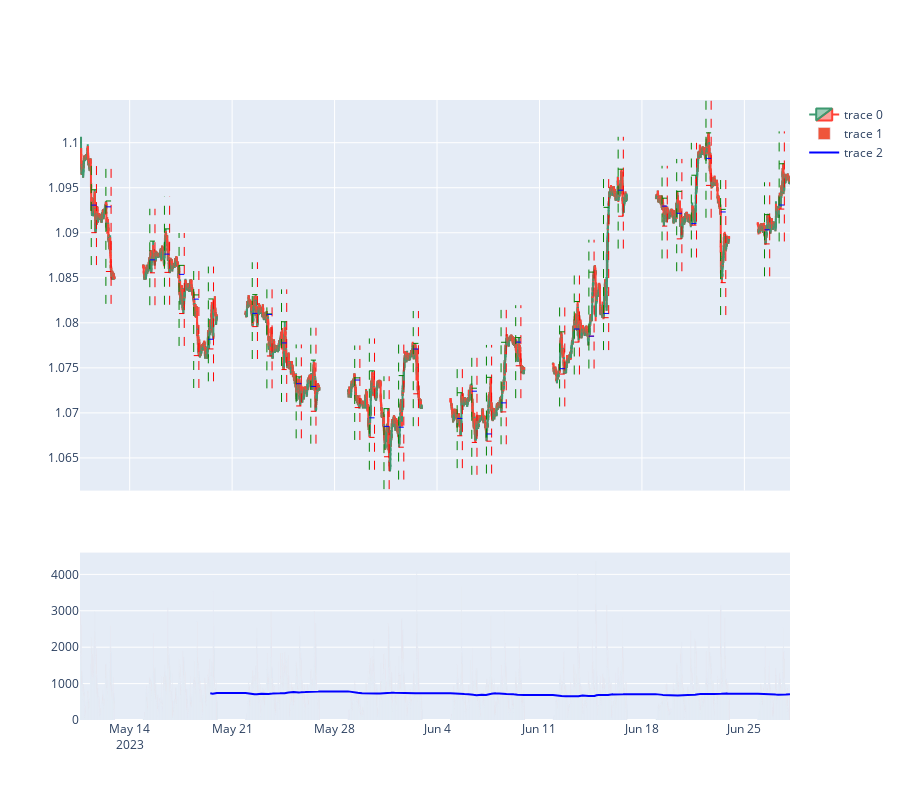

Notebook code for this chart:
### Markdown cell above
# Visual

### Code cell
# Crear una figura con subtramas
fig = make_subplots(rows=2, cols=1, shared_xaxes=True, vertical_spacing=0.1, row_heights=[0.7, 0.3])

#VELAS
# Agregar las velas a la subtrama superior
fig.add_trace(go.Candlestick(x=df.index,
                             open=df['open'],
                             high=df['high'],
                             low=df['low'],
                             close=df['close']),
              row=1, col=1)

#VOLUMEN
# Agregar el volumen a la subtrama inferior
fig.add_trace(go.Bar(x=df.index, y=df['volume']),
              row=2, col=1)

fig.add_trace(go.Scatter(x=df.index, y=df['volume_ma'], line=dict(color='blue')),
              row=2, col=1)



#SESIÓN LONDRES
precios_max = df[df['london'] == '1']['high']
precios_min = df[df['london'] == '1']['low']


# Obtener los índices donde df['london'] cambia de 0 a 1 y de 1 a 0
indices_inicio = df[(df['london'] == '1') & (df['london'].shift(1) == '0')].index
indices_fin = df[(df['london'] == '0') & (df['london'].shift(1) == '1')].index
if len(indices_fin) > len(indices_inicio):
    indices_fin = indices_fin[1:]
# Calcular el rango de precios para ajustar el tamaño de las líneas verticales
rango_precios = max(precios_max) - min(precios_min)
# Agregar líneas verticales para marcar el inicio y el final de la sesión de Londres
for inicio, fin in zip(indices_inicio, indices_fin):
    # Obtener los precios máximo y mínimo en el período de la sesión de Londres
    precio_max_periodo = max(precios_max.loc[inicio:fin])
    precio_min_periodo = min(precios_min.loc[inicio:fin])

    # Ajustar las coordenadas y0 y y1 de las líneas verticales según el rango de precios
    y0 = precio_min_periodo - 0.1 * rango_precios
    y1 = precio_max_periodo + 0.1 * rango_precios
    fig.add_shape(
        type='line',
        x0=inicio,
        y0=y0,
        x1=inicio,
        y1=y1,
        line=dict(color='green', width=1, dash='dash'),
    )
    fig.add_shape(
        type='line',
        x0=fin,
        y0=y0,
        x1=fin,
        y1=y1,
        line=dict(color='red', width=1, dash='dash'),
    )
    # Obtener los precios máximo y mínimo en el período de la sesión de Londres
    fig.add_shape(
        type='line',
        x0=inicio,
        y0=precio_max_periodo,
        x1=fin,
        y1=precio_max_periodo,
        line=dict(color='green', width=1, dash='dash'),
    )
    fig.add_shape(
        type='line',
        x0=inicio,
        y0=precio_min_periodo,
        x1=fin,
        y1=precio_min_periodo,
        line=dict(color='red', width=1, dash='dash'),
    )
    # Obtener el precio de apertura de la sesión de Londres
    precio_apertura = df.loc[inicio, 'open']

    # Ajustar las coordenadas y0 y y1 de las líneas horizontales según el rango de precios
    y = precio_apertura
    fig.add_shape(
        type='line',
        x0=inicio,
        y0=y,
        x1=fin,
        y1=y,
        line=dict(color='blue', width=1, dash='dash'),
    )
    
    

    
# Habilitar el modo interactivo y las herramientas de zoom para ambas subtramas
fig.update_layout(dragmode='zoom',
                  xaxis_rangeslider_visible=False,
                  height=800)
fig.show()

### Figure 1 — Plotly figure (JSON) as saved in the notebook; plotly's stock layout.template omitted (floating-point values rounded to 4 significant figures; data arrays with more than 128 entries replaced by an {"elided": "..."} marker saying what was removed)
{"data": [{"close": {"elided": "10000 float values"}, "high": {"elided": "10000 float values"}, "low": {"elided": "10000 float values"}, "open": {"elided": "10000 float values"}, "type": "candlestick", "x": {"elided": "10000 str values"}, "xaxis": "x", "yaxis": "y"}, {"type": "bar", "x": {"elided": "10000 str values"}, "xaxis": "x2", "y": {"elided": "10000 int values"}, "yaxis": "y2"}, {"line": {"color": "blue"}, "type": "scatter", "x": {"elided": "10000 str values"}, "xaxis": "x2", "y": {"elided": "10000 float values"}, "yaxis": "y2"}], "layout": {"dragmode": "zoom", "height": 800, "shapes": [{"line": {"color": "green", "dash": "dash", "width": 1}, "type": "line", "x0": "2023-05-11T09:00:00", "x1": "2023-05-11T09:00:00", "y0": 1.086, "y1": 1.098}, {"line": {"color": "red", "dash": "dash", "width": 1}, "type": "line", "x0": "2023-05-11T17:30:00", "x1": "2023-05-11T17:30:00", "y0": 1.086, "y1": 1.098}, {"line": {"color": "green", "dash": "dash", "width": 1}, "type": "line", "x0": "2023-05-11T09:00:00", "x1": "2023-05-11T17:30:00", "y0": 1.095, "y1": 1.095}, {"line": {"color": "red", "dash": "dash", "width": 1}, "type": "line", "x0": "2023-05-11T09:00:00", "x1": "2023-05-11T17:30:00", "y0": 1.09, "y1": 1.09}, {"line": {"color": "blue", "dash": "dash", "width": 1}, "type": "line", "x0": "2023-05-11T09:00:00", "x1": "2023-05-11T17:30:00", "y0": 1.093, "y1": 1.093}, {"line": {"color": "green", "dash": "dash", "width": 1}, "type": "line", "x0": "2023-05-12T09:00:00", "x1": "2023-05-12T09:00:00", "y0": 1.082, "y1": 1.097}, {"line": {"color": "red", "dash": "dash", "width": 1}, "type": "line", "x0": "2023-05-12T17:30:00", "x1": "2023-05-12T17:30:00", "y0": 1.082, "y1": 1.097}, {"line": {"color": "green", "dash": "dash", "width": 1}, "type": "line", "x0": "2023-05-12T09:00:00", "x1": "2023-05-12T17:30:00", "y0": 1.094, "y1": 1.094}, {"line": {"color": "red", "dash": "dash", "width": 1}, "type": "line", "x0": "2023-05-12T09:00:00", "x1": "2023-05-12T17:30:00", "y0": 1.086, "y1": 1.086}, {"line": {"color": "blue", "dash": "dash", "width": 1}, "type": "line", "x0": "2023-05-12T09:00:00", "x1": "2023-05-12T17:30:00", "y0": 1.093, "y1": 1.093}, {"line": {"color": "green", "dash": "dash", "width": 1}, "type": "line", "x0": "2023-05-15T09:00:00", "x1": "2023-05-15T09:00:00", "y0": 1.082, "y1": 1.093}, {"line": {"color": "red", "dash": "dash", "width": 1}, "type": "line", "x0": "2023-05-15T17:30:00", "x1": "2023-05-15T17:30:00", "y0": 1.082, "y1": 1.093}, {"line": {"color": "green", "dash": "dash", "width": 1}, "type": "line", "x0": "2023-05-15T09:00:00", "x1": "2023-05-15T17:30:00", "y0": 1.089, "y1": 1.089}, {"line": {"color": "red", "dash": "dash", "width": 1}, "type": "line", "x0": "2023-05-15T09:00:00", "x1": "2023-05-15T17:30:00", "y0": 1.086, "y1": 1.086}, {"line": {"color": "blue", "dash": "dash", "width": 1}, "type": "line", "x0": "2023-05-15T09:00:00", "x1": "2023-05-15T17:30:00", "y0": 1.087, "y1": 1.087}, {"line": {"color": "green", "dash": "dash", "width": 1}, "type": "line", "x0": "2023-05-16T09:00:00", "x1": "2023-05-16T09:00:00", "y0": 1.082, "y1": 1.094}, {"line": {"color": "red", "dash": "dash", "width": 1}, "type": "line", "x0": "2023-05-16T17:30:00", "x1": "2023-05-16T17:30:00", "y0": 1.082, "y1": 1.094}, {"line": {"color": "green", "dash": "dash", "width": 1}, "type": "line", "x0": "2023-05-16T09:00:00", "x1": "2023-05-16T17:30:00", "y0": 1.09, "y1": 1.09}, {"line": {"color": "red", "dash": "dash", "width": 1}, "type": "line", "x0": "2023-05-16T09:00:00", "x1": "2023-05-16T17:30:00", "y0": 1.086, "y1": 1.086}, {"line": {"color": "blue", "dash": "dash", "width": 1}, "type": "line", "x0": "2023-05-16T09:00:00", "x1": "2023-05-16T17:30:00", "y0": 1.088, "y1": 1.088}, {"line": {"color": "green", "dash": "dash", "width": 1}, "type": "line", "x0": "2023-05-17T09:00:00", "x1": "2023-05-17T09:00:00", "y0": 1.077, "y1": 1.09}, {"line": {"color": "red", "dash": "dash", "width": 1}, "type": "line", "x0": "2023-05-17T17:30:00", "x1": "2023-05-17T17:30:00", "y0": 1.077, "y1": 1.09}, {"line": {"color": "green", "dash": "dash", "width": 1}, "type": "line", "x0": "2023-05-17T09:00:00", "x1": "2023-05-17T17:30:00", "y0": 1.086, "y1": 1.086}, {"line": {"color": "red", "dash": "dash", "width": 1}, "type": "line", "x0": "2023-05-17T09:00:00", "x1": "2023-05-17T17:30:00", "y0": 1.081, "y1": 1.081}, {"line": {"color": "blue", "dash": "dash", "width": 1}, "type": "line", "x0": "2023-05-17T09:00:00", "x1": "2023-05-17T17:30:00", "y0": 1.085, "y1": 1.085}, {"line": {"color": "green", "dash": "dash", "width": 1}, "type": "line", "x0": "2023-05-18T09:00:00", "x1": "2023-05-18T09:00:00", "y0": 1.073, "y1": 1.087}, {"line": {"color": "red", "dash": "dash", "width": 1}, "type": "line", "x0": "2023-05-18T17:30:00", "x1": "2023-05-18T17:30:00", "y0": 1.073, "y1": 1.087}, {"line": {"color": "green", "dash": "dash", "width": 1}, "type": "line", "x0": "2023-05-18T09:00:00", "x1": "2023-05-18T17:30:00", "y0": 1.083, "y1": 1.083}, {"line": {"color": "red", "dash": "dash", "width": 1}, "type": "line", "x0": "2023-05-18T09:00:00", "x1": "2023-05-18T17:30:00", "y0": 1.076, "y1": 1.076}, {"line": {"color": "blue", "dash": "dash", "width": 1}, "type": "line", "x0": "2023-05-18T09:00:00", "x1": "2023-05-18T17:30:00", "y0": 1.083, "y1": 1.083}, {"line": {"color": "green", "dash": "dash", "width": 1}, "type": "line", "x0": "2023-05-19T09:00:00", "x1": "2023-05-19T09:00:00", "y0": 1.074, "y1": 1.086}, {"line": {"color": "red", "dash": "dash", "width": 1}, "type": "line", "x0": "2023-05-19T17:30:00", "x1": "2023-05-19T17:30:00", "y0": 1.074, "y1": 1.086}, {"line": {"color": "green", "dash": "dash", "width": 1}, "type": "line", "x0": "2023-05-19T09:00:00", "x1": "2023-05-19T17:30:00", "y0": 1.083, "y1": 1.083}, {"line": {"color": "red", "dash": "dash", "width": 1}, "type": "line", "x0": "2023-05-19T09:00:00", "x1": "2023-05-19T17:30:00", "y0": 1.077, "y1": 1.077}, {"line": {"color": "blue", "dash": "dash", "width": 1}, "type": "line", "x0": "2023-05-19T09:00:00", "x1": "2023-05-19T17:30:00", "y0": 1.078, "y1": 1.078}, {"line": {"color": "green", "dash": "dash", "width": 1}, "type": "line", "x0": "2023-05-22T09:00:00", "x1": "2023-05-22T09:00:00", "y0": 1.076, "y1": 1.087}, {"line": {"color": "red", "dash": "dash", "width": 1}, "type": "line", "x0": "2023-05-22T17:30:00", "x1": "2023-05-22T17:30:00", "y0": 1.076, "y1": 1.087}, {"line": {"color": "green", "dash": "dash", "width": 1}, "type": "line", "x0": "2023-05-22T09:00:00", "x1": "2023-05-22T17:30:00", "y0": 1.083, "y1": 1.083}, {"line": {"color": "red", "dash": "dash", "width": 1}, "type": "line", "x0": "2023-05-22T09:00:00", "x1": "2023-05-22T17:30:00", "y0": 1.08, "y1": 1.08}, {"line": {"color": "blue", "dash": "dash", "width": 1}, "type": "line", "x0": "2023-05-22T09:00:00", "x1": "2023-05-22T17:30:00", "y0": 1.081, "y1": 1.081}, {"line": {"color": "green", "dash": "dash", "width": 1}, "type": "line", "x0": "2023-05-23T09:00:00", "x1": "2023-05-23T09:00:00", "y0": 1.073, "y1": 1.085}, {"line": {"color": "red", "dash": "dash", "width": 1}, "type": "line", "x0": "2023-05-23T17:30:00", "x1": "2023-05-23T17:30:00", "y0": 1.073, "y1": 1.085}, {"line": {"color": "green", "dash": "dash", "width": 1}, "type": "line", "x0": "2023-05-23T09:00:00", "x1": "2023-05-23T17:30:00", "y0": 1.081, "y1": 1.081}, {"line": {"color": "red", "dash": "dash", "width": 1}, "type": "line", "x0": "2023-05-23T09:00:00", "x1": "2023-05-23T17:30:00", "y0": 1.076, "y1": 1.076}, {"line": {"color": "blue", "dash": "dash", "width": 1}, "type": "line", "x0": "2023-05-23T09:00:00", "x1": "2023-05-23T17:30:00", "y0": 1.081, "y1": 1.081}, {"line": {"color": "green", "dash": "dash", "width": 1}, "type": "line", "x0": "2023-05-24T09:00:00", "x1": "2023-05-24T09:00:00", "y0": 1.071, "y1": 1.084}, {"line": {"color": "red", "dash": "dash", "width": 1}, "type": "line", "x0": "2023-05-24T17:30:00", "x1": "2023-05-24T17:30:00", "y0": 1.071, "y1": 1.084}, {"line": {"color": "green", "dash": "dash", "width": 1}, "type": "line", "x0": "2023-05-24T09:00:00", "x1": "2023-05-24T17:30:00", "y0": 1.08, "y1": 1.08}, {"line": {"color": "red", "dash": "dash", "width": 1}, "type": "line", "x0": "2023-05-24T09:00:00", "x1": "2023-05-24T17:30:00", "y0": 1.075, "y1": 1.075}, {"line": {"color": "blue", "dash": "dash", "width": 1}, "type": "line", "x0": "2023-05-24T09:00:00", "x1": "2023-05-24T17:30:00", "y0": 1.078, "y1": 1.078}, {"line": {"color": "green", "dash": "dash", "width": 1}, "type": "line", "x0": "2023-05-25T09:00:00", "x1": "2023-05-25T09:00:00", "y0": 1.067, "y1": 1.078}, {"line": {"color": "red", "dash": "dash", "width": 1}, "type": "line", "x0": "2023-05-25T17:30:00", "x1": "2023-05-25T17:30:00", "y0": 1.067, "y1": 1.078}, {"line": {"color": "green", "dash": "dash", "width": 1}, "type": "line", "x0": "2023-05-25T09:00:00", "x1": "2023-05-25T17:30:00", "y0": 1.074, "y1": 1.074}, {"line": {"color": "red", "dash": "dash", "width": 1}, "type": "line", "x0": "2023-05-25T09:00:00", "x1": "2023-05-25T17:30:00", "y0": 1.071, "y1": 1.071}, {"line": {"color": "blue", "dash": "dash", "width": 1}, "type": "line", "x0": "2023-05-25T09:00:00", "x1": "2023-05-25T17:30:00", "y0": 1.073, "y1": 1.073}, {"line": {"color": "green", "dash": "dash", "width": 1}, "type": "line", "x0": "2023-05-26T09:00:00", "x1": "2023-05-26T09:00:00", "y0": 1.067, "y1": 1.079}, {"line": {"color": "red", "dash": "dash", "width": 1}, "type": "line", "x0": "2023-05-26T17:30:00", "x1": "2023-05-26T17:30:00", "y0": 1.067, "y1": 1.079}, {"line": {"color": "green", "dash": "dash", "width": 1}, "type": "line", "x0": "2023-05-26T09:00:00", "x1": "2023-05-26T17:30:00", "y0": 1.076, "y1": 1.076}, {"line": {"color": "red", "dash": "dash", "width": 1}, "type": "line", "x0": "2023-05-26T09:00:00", "x1": "2023-05-26T17:30:00", "y0": 1.07, "y1": 1.07}, {"line": {"color": "blue", "dash": "dash", "width": 1}, "type": "line", "x0": "2023-05-26T09:00:00", "x1": "2023-05-26T17:30:00", "y0": 1.073, "y1": 1.073}, {"line": {"color": "green", "dash": "dash", "width": 1}, "type": "line", "x0": "2023-05-29T09:00:00", "x1": "2023-05-29T09:00:00", "y0": 1.067, "y1": 1.077}, {"line": {"color": "red", "dash": "dash", "width": 1}, "type": "line", "x0": "2023-05-29T17:30:00", "x1": "2023-05-29T17:30:00", "y0": 1.067, "y1": 1.077}, {"line": {"color": "green", "dash": "dash", "width": 1}, "type": "line", "x0": "2023-05-29T09:00:00", "x1": "2023-05-29T17:30:00", "y0": 1.074, "y1": 1.074}, {"line": {"color": "red", "dash": "dash", "width": 1}, "type": "line", "x0": "2023-05-29T09:00:00", "x1": "2023-05-29T17:30:00", "y0": 1.071, "y1": 1.071}, {"line": {"color": "blue", "dash": "dash", "width": 1}, "type": "line", "x0": "2023-05-29T09:00:00", "x1": "2023-05-29T17:30:00", "y0": 1.074, "y1": 1.074}, {"line": {"color": "green", "dash": "dash", "width": 1}, "type": "line", "x0": "2023-05-30T09:00:00", "x1": "2023-05-30T09:00:00", "y0": 1.064, "y1": 1.078}, {"line": {"color": "red", "dash": "dash", "width": 1}, "type": "line", "x0": "2023-05-30T17:30:00", "x1": "2023-05-30T17:30:00", "y0": 1.064, "y1": 1.078}, {"line": {"color": "green", "dash": "dash", "width": 1}, "type": "line", "x0": "2023-05-30T09:00:00", "x1": "2023-05-30T17:30:00", "y0": 1.075, "y1": 1.075}, {"line": {"color": "red", "dash": "dash", "width": 1}, "type": "line", "x0": "2023-05-30T09:00:00", "x1": "2023-05-30T17:30:00", "y0": 1.067, "y1": 1.067}, {"line": {"color": "blue", "dash": "dash", "width": 1}, "type": "line", "x0": "2023-05-30T09:00:00", "x1": "2023-05-30T17:30:00", "y0": 1.069, "y1": 1.069}, {"line": {"color": "green", "dash": "dash", "width": 1}, "type": "line", "x0": "2023-05-31T09:00:00", "x1": "2023-05-31T09:00:00", "y0": 1.062, "y1": 1.074}, {"line": {"color": "red", "dash": "dash", "width": 1}, "type": "line", "x0": "2023-05-31T17:30:00", "x1": "2023-05-31T17:30:00", "y0": 1.062, "y1": 1.074}, {"line": {"color": "green", "dash": "dash", "width": 1}, "type": "line", "x0": "2023-05-31T09:00:00", "x1": "2023-05-31T17:30:00", "y0": 1.07, "y1": 1.07}, {"line": {"color": "red", "dash": "dash", "width": 1}, "type": "line", "x0": "2023-05-31T09:00:00", "x1": "2023-05-31T17:30:00", "y0": 1.065, "y1": 1.065}, {"line": {"color": "blue", "dash": "dash", "width": 1}, "type": "line", "x0": "2023-05-31T09:00:00", "x1": "2023-05-31T17:30:00", "y0": 1.069, "y1": 1.069}, {"line": {"color": "green", "dash": "dash", "width": 1}, "type": "line", "x0": "2023-06-01T09:00:00", "x1": "2023-06-01T09:00:00", "y0": 1.063, "y1": 1.078}, {"line": {"color": "red", "dash": "dash", "width": 1}, "type": "line", "x0": "2023-06-01T17:30:00", "x1": "2023-06-01T17:30:00", "y0": 1.063, "y1": 1.078}, {"line": {"color": "green", "dash": "dash", "width": 1}, "type": "line", "x0": "2023-06-01T09:00:00", "x1": "2023-06-01T17:30:00", "y0": 1.074, "y1": 1.074}, {"line": {"color": "red", "dash": "dash", "width": 1}, "type": "line", "x0": "2023-06-01T09:00:00", "x1": "2023-06-01T17:30:00", "y0": 1.066, "y1": 1.066}, {"line": {"color": "blue", "dash": "dash", "width": 1}, "type": "line", "x0": "2023-06-01T09:00:00", "x1": "2023-06-01T17:30:00", "y0": 1.068, "y1": 1.068}, {"line": {"color": "green", "dash": "dash", "width": 1}, "type": "line", "x0": "2023-06-02T09:00:00", "x1": "2023-06-02T09:00:00", "y0": 1.069, "y1": 1.081}, {"line": {"color": "red", "dash": "dash", "width": 1}, "type": "line", "x0": "2023-06-02T17:30:00", "x1": "2023-06-02T17:30:00", "y0": 1.069, "y1": 1.081}, {"line": {"color": "green", "dash": "dash", "width": 1}, "type": "line", "x0": "2023-06-02T09:00:00", "x1": "2023-06-02T17:30:00", "y0": 1.078, "y1": 1.078}, {"line": {"color": "red", "dash": "dash", "width": 1}, "type": "line", "x0": "2023-06-02T09:00:00", "x1": "2023-06-02T17:30:00", "y0": 1.072, "y1": 1.072}, {"line": {"color": "blue", "dash": "dash", "width": 1}, "type": "line", "x0": "2023-06-02T09:00:00", "x1": "2023-06-02T17:30:00", "y0": 1.077, "y1": 1.077}, {"line": {"color": "green", "dash": "dash", "width": 1}, "type": "line", "x0": "2023-06-05T09:00:00", "x1": "2023-06-05T09:00:00", "y0": 1.064, "y1": 1.076}, {"line": {"color": "red", "dash": "dash", "width": 1}, "type": "line", "x0": "2023-06-05T17:30:00", "x1": "2023-06-05T17:30:00", "y0": 1.064, "y1": 1.076}, {"line": {"color": "green", "dash": "dash", "width": 1}, "type": "line", "x0": "2023-06-05T09:00:00", "x1": "2023-06-05T17:30:00", "y0": 1.072, "y1": 1.072}, {"line": {"color": "red", "dash": "dash", "width": 1}, "type": "line", "x0": "2023-06-05T09:00:00", "x1": "2023-06-05T17:30:00", "y0": 1.067, "y1": 1.067}, {"line": {"color": "blue", "dash": "dash", "width": 1}, "type": "line", "x0": "2023-06-05T09:00:00", "x1": "2023-06-05T17:30:00", "y0": 1.069, "y1": 1.069}, {"line": {"color": "green", "dash": "dash", "width": 1}, "type": "line", "x0": "2023-06-06T09:00:00", "x1": "2023-06-06T09:00:00", "y0": 1.063, "y1": 1.076}, {"line": {"color": "red", "dash": "dash", "width": 1}, "type": "line", "x0": "2023-06-06T17:30:00", "x1": "2023-06-06T17:30:00", "y0": 1.063, "y1": 1.076}, {"line": {"color": "green", "dash": "dash", "width": 1}, "type": "line", "x0": "2023-06-06T09:00:00", "x1": "2023-06-06T17:30:00", "y0": 1.073, "y1": 1.073}, {"line": {"color": "red", "dash": "dash", "width": 1}, "type": "line", "x0": "2023-06-06T09:00:00", "x1": "2023-06-06T17:30:00", "y0": 1.067, "y1": 1.067}, {"line": {"color": "blue", "dash": "dash", "width": 1}, "type": "line", "x0": "2023-06-06T09:00:00", "x1": "2023-06-06T17:30:00", "y0": 1.072, "y1": 1.072}, {"line": {"color": "green", "dash": "dash", "width": 1}, "type": "line", "x0": "2023-06-07T09:00:00", "x1": "2023-06-07T09:00:00", "y0": 1.063, "y1": 1.078}, {"line": {"color": "red", "dash": "dash", "width": 1}, "type": "line", "x0": "2023-06-07T17:30:00", "x1": "2023-06-07T17:30:00", "y0": 1.063, "y1": 1.078}, {"line": {"color": "green", "dash": "dash", "width": 1}, "type": "line", "x0": "2023-06-07T09:00:00", "x1": "2023-06-07T17:30:00", "y0": 1.074, "y1": 1.074}, {"line": {"color": "red", "dash": "dash", "width": 1}, "type": "line", "x0": "2023-06-07T09:00:00", "x1": "2023-06-07T17:30:00", "y0": 1.067, "y1": 1.067}, {"line": {"color": "blue", "dash": "dash", "width": 1}, "type": "line", "x0": "2023-06-07T09:00:00", "x1": "2023-06-07T17:30:00", "y0": 1.068, "y1": 1.068}, {"line": {"color": "green", "dash": "dash", "width": 1}, "type": "line", "x0": "2023-06-08T09:00:00", "x1": "2023-06-08T09:00:00", "y0": 1.067, "y1": 1.081}, {"line": {"color": "red", "dash": "dash", "width": 1}, "type": "line", "x0": "2023-06-08T17:30:00", "x1": "2023-06-08T17:30:00", "y0": 1.067, "y1": 1.081}, {"line": {"color": "green", "dash": "dash", "width": 1}, "type": "line", "x0": "2023-06-08T09:00:00", "x1": "2023-06-08T17:30:00", "y0": 1.078, "y1": 1.078}, {"line": {"color": "red", "dash": "dash", "width": 1}, "type": "line", "x0": "2023-06-08T09:00:00", "x1": "2023-06-08T17:30:00", "y0": 1.07, "y1": 1.07}, {"line": {"color": "blue", "dash": "dash", "width": 1}, "type": "line", "x0": "2023-06-08T09:00:00", "x1": "2023-06-08T17:30:00", "y0": 1.071, "y1": 1.071}, {"line": {"color": "green", "dash": "dash", "width": 1}, "type": "line", "x0": "2023-06-09T09:00:00", "x1": "2023-06-09T09:00:00", "y0": 1.072, "y1": 1.082}, {"line": {"color": "red", "dash": "dash", "width": 1}, "type": "line", "x0": "2023-06-09T17:30:00", "x1": "2023-06-09T17:30:00", "y0": 1.072, "y1": 1.082}, {"line": {"color": "green", "dash": "dash", "width": 1}, "type": "line", "x0": "2023-06-09T09:00:00", "x1": "2023-06-09T17:30:00", "y0": 1.078, "y1": 1.078}, {"line": {"color": "red", "dash": "dash", "width": 1}, "type": "line", "x0": "2023-06-09T09:00:00", "x1": "2023-06-09T17:30:00", "y0": 1.075, "y1": 1.075}, {"line": {"color": "blue", "dash": "dash", "width": 1}, "type": "line", "x0": "2023-06-09T09:00:00", "x1": "2023-06-09T17:30:00", "y0": 1.078, "y1": 1.078}, {"line": {"color": "green", "dash": "dash", "width": 1}, "type": "line", "x0": "2023-06-12T09:00:00", "x1": "2023-06-12T09:00:00", "y0": 1.071, "y1": 1.083}, {"line": {"color": "red", "dash": "dash", "width": 1}, "type": "line", "x0": "2023-06-12T17:30:00", "x1": "2023-06-12T17:30:00", "y0": 1.071, "y1": 1.083}, {"line": {"color": "green", "dash": "dash", "width": 1}, "type": "line", "x0": "2023-06-12T09:00:00", "x1": "2023-06-12T17:30:00", "y0": 1.079, "y1": 1.079}, {"line": {"color": "red", "dash": "dash", "width": 1}, "type": "line", "x0": "2023-06-12T09:00:00", "x1": "2023-06-12T17:30:00", "y0": 1.074, "y1": 1.074}, {"line": {"color": "blue", "dash": "dash", "width": 1}, "type": "line", "x0": "2023-06-12T09:00:00", "x1": "2023-06-12T17:30:00", "y0": 1.075, "y1": 1.075}, {"line": {"color": "green", "dash": "dash", "width": 1}, "type": "line", "x0": "2023-06-13T09:00:00", "x1": "2023-06-13T09:00:00", "y0": 1.074, "y1": 1.086}, {"line": {"color": "red", "dash": "dash", "width": 1}, "type": "line", "x0": "2023-06-13T17:30:00", "x1": "2023-06-13T17:30:00", "y0": 1.074, "y1": 1.086}, {"line": {"color": "green", "dash": "dash", "width": 1}, "type": "line", "x0": "2023-06-13T09:00:00", "x1": "2023-06-13T17:30:00", "y0": 1.082, "y1": 1.082}, {"line": {"color": "red", "dash": "dash", "width": 1}, "type": "line", "x0": "2023-06-13T09:00:00", "x1": "2023-06-13T17:30:00", "y0": 1.078, "y1": 1.078}, {"line": {"color": "blue", "dash": "dash", "width": 1}, "type": "line", "x0": "2023-06-13T09:00:00", "x1": "2023-06-13T17:30:00", "y0": 1.079, "y1": 1.079}, {"line": {"color": "green", "dash": "dash", "width": 1}, "type": "line", "x0": "2023-06-14T09:00:00", "x1": "2023-06-14T09:00:00", "y0": 1.075, "y1": 1.089}, {"line": {"color": "red", "dash": "dash", "width": 1}, "type": "line", "x0": "2023-06-14T17:30:00", "x1": "2023-06-14T17:30:00", "y0": 1.075, "y1": 1.089}, {"line": {"color": "green", "dash": "dash", "width": 1}, "type": "line", "x0": "2023-06-14T09:00:00", "x1": "2023-06-14T17:30:00", "y0": 1.086, "y1": 1.086}, {"line": {"color": "red", "dash": "dash", "width": 1}, "type": "line", "x0": "2023-06-14T09:00:00", "x1": "2023-06-14T17:30:00", "y0": 1.079, "y1": 1.079}, {"line": {"color": "blue", "dash": "dash", "width": 1}, "type": "line", "x0": "2023-06-14T09:00:00", "x1": "2023-06-14T17:30:00", "y0": 1.079, "y1": 1.079}, {"line": {"color": "green", "dash": "dash", "width": 1}, "type": "line", "x0": "2023-06-15T09:00:00", "x1": "2023-06-15T09:00:00", "y0": 1.077, "y1": 1.096}, {"line": {"color": "red", "dash": "dash", "width": 1}, "type": "line", "x0": "2023-06-15T17:30:00", "x1": "2023-06-15T17:30:00", "y0": 1.077, "y1": 1.096}, {"line": {"color": "green", "dash": "dash", "width": 1}, "type": "line", "x0": "2023-06-15T09:00:00", "x1": "2023-06-15T17:30:00", "y0": 1.093, "y1": 1.093}, {"line": {"color": "red", "dash": "dash", "width": 1}, "type": "line", "x0": "2023-06-15T09:00:00", "x1": "2023-06-15T17:30:00", "y0": 1.081, "y1": 1.081}, {"line": {"color": "blue", "dash": "dash", "width": 1}, "type": "line", "x0": "2023-06-15T09:00:00", "x1": "2023-06-15T17:30:00", "y0": 1.081, "y1": 1.081}, {"line": {"color": "green", "dash": "dash", "width": 1}, "type": "line", "x0": "2023-06-16T09:00:00", "x1": "2023-06-16T09:00:00", "y0": 1.088, "y1": 1.101}, {"line": {"color": "red", "dash": "dash", "width": 1}, "type": "line", "x0": "2023-06-16T17:30:00", "x1": "2023-06-16T17:30:00", "y0": 1.088, "y1": 1.101}, {"line": {"color": "green", "dash": "dash", "width": 1}, "type": "line", "x0": "2023-06-16T09:00:00", "x1": "2023-06-16T17:30:00", "y0": 1.097, "y1": 1.097}, {"line": {"color": "red", "dash": "dash", "width": 1}, "type": "line", "x0": "2023-06-16T09:00:00", "x1": "2023-06-16T17:30:00", "y0": 1.092, "y1": 1.092}, {"line": {"color": "blue", "dash": "dash", "width": 1}, "type": "line", "x0": "2023-06-16T09:00:00", "x1": "2023-06-16T17:30:00", "y0": 1.095, "y1": 1.095}, {"line": {"color": "green", "dash": "dash", "width": 1}, "type": "line", "x0": "2023-06-19T09:00:00", "x1": "2023-06-19T09:00:00", "y0": 1.087, "y1": 1.097}, {"line": {"color": "red", "dash": "dash", "width": 1}, "type": "line", "x0": "2023-06-19T17:30:00", "x1": "2023-06-19T17:30:00", "y0": 1.087, "y1": 1.097}, {"line": {"color": "green", "dash": "dash", "width": 1}, "type": "line", "x0": "2023-06-19T09:00:00", "x1": "2023-06-19T17:30:00", "y0": 1.094, "y1": 1.094}, {"line": {"color": "red", "dash": "dash", "width": 1}, "type": "line", "x0": "2023-06-19T09:00:00", "x1": "2023-06-19T17:30:00", "y0": 1.091, "y1": 1.091}, {"line": {"color": "blue", "dash": "dash", "width": 1}, "type": "line", "x0": "2023-06-19T09:00:00", "x1": "2023-06-19T17:30:00", "y0": 1.093, "y1": 1.093}, {"line": {"color": "green", "dash": "dash", "width": 1}, "type": "line", "x0": "2023-06-20T09:00:00", "x1": "2023-06-20T09:00:00", "y0": 1.086, "y1": 1.098}, {"line": {"color": "red", "dash": "dash", "width": 1}, "type": "line", "x0": "2023-06-20T17:30:00", "x1": "2023-06-20T17:30:00", "y0": 1.086, "y1": 1.098}, {"line": {"color": "green", "dash": "dash", "width": 1}, "type": "line", "x0": "2023-06-20T09:00:00", "x1": "2023-06-20T17:30:00", "y0": 1.095, "y1": 1.095}, {"line": {"color": "red", "dash": "dash", "width": 1}, "type": "line", "x0": "2023-06-20T09:00:00", "x1": "2023-06-20T17:30:00", "y0": 1.089, "y1": 1.089}, {"line": {"color": "blue", "dash": "dash", "width": 1}, "type": "line", "x0": "2023-06-20T09:00:00", "x1": "2023-06-20T17:30:00", "y0": 1.092, "y1": 1.092}, {"line": {"color": "green", "dash": "dash", "width": 1}, "type": "line", "x0": "2023-06-21T09:00:00", "x1": "2023-06-21T09:00:00", "y0": 1.087, "y1": 1.1}, {"line": {"color": "red", "dash": "dash", "width": 1}, "type": "line", "x0": "2023-06-21T17:30:00", "x1": "2023-06-21T17:30:00", "y0": 1.087, "y1": 1.1}, {"line": {"color": "green", "dash": "dash", "width": 1}, "type": "line", "x0": "2023-06-21T09:00:00", "x1": "2023-06-21T17:30:00", "y0": 1.096, "y1": 1.096}, {"line": {"color": "red", "dash": "dash", "width": 1}, "type": "line", "x0": "2023-06-21T09:00:00", "x1": "2023-06-21T17:30:00", "y0": 1.091, "y1": 1.091}, {"line": {"color": "blue", "dash": "dash", "width": 1}, "type": "line", "x0": "2023-06-21T09:00:00", "x1": "2023-06-21T17:30:00", "y0": 1.091, "y1": 1.091}, {"line": {"color": "green", "dash": "dash", "width": 1}, "type": "line", "x0": "2023-06-22T09:00:00", "x1": "2023-06-22T09:00:00", "y0": 1.092, "y1": 1.105}, {"line": {"color": "red", "dash": "dash", "width": 1}, "type": "line", "x0": "2023-06-22T17:30:00", "x1": "2023-06-22T17:30:00", "y0": 1.092, "y1": 1.105}, {"line": {"color": "green", "dash": "dash", "width": 1}, "type": "line", "x0": "2023-06-22T09:00:00", "x1": "2023-06-22T17:30:00", "y0": 1.101, "y1": 1.101}, {"line": {"color": "red", "dash": "dash", "width": 1}, "type": "line", "x0": "2023-06-22T09:00:00", "x1": "2023-06-22T17:30:00", "y0": 1.095, "y1": 1.095}, {"line": {"color": "blue", "dash": "dash", "width": 1}, "type": "line", "x0": "2023-06-22T09:00:00", "x1": "2023-06-22T17:30:00", "y0": 1.098, "y1": 1.098}, {"line": {"color": "green", "dash": "dash", "width": 1}, "type": "line", "x0": "2023-06-23T09:00:00", "x1": "2023-06-23T09:00:00", "y0": 1.081, "y1": 1.096}, {"line": {"color": "red", "dash": "dash", "width": 1}, "type": "line", "x0": "2023-06-23T17:30:00", "x1": "2023-06-23T17:30:00", "y0": 1.081, "y1": 1.096}, {"line": {"color": "green", "dash": "dash", "width": 1}, "type": "line", "x0": "2023-06-23T09:00:00", "x1": "2023-06-23T17:30:00", "y0": 1.093, "y1": 1.093}, {"line": {"color": "red", "dash": "dash", "width": 1}, "type": "line", "x0": "2023-06-23T09:00:00", "x1": "2023-06-23T17:30:00", "y0": 1.084, "y1": 1.084}, {"line": {"color": "blue", "dash": "dash", "width": 1}, "type": "line", "x0": "2023-06-23T09:00:00", "x1": "2023-06-23T17:30:00", "y0": 1.092, "y1": 1.092}, {"line": {"color": "green", "dash": "dash", "width": 1}, "type": "line", "x0": "2023-06-26T09:00:00", "x1": "2023-06-26T09:00:00", "y0": 1.085, "y1": 1.096}, {"line": {"color": "red", "dash": "dash", "width": 1}, "type": "line", "x0": "2023-06-26T17:30:00", "x1": "2023-06-26T17:30:00", "y0": 1.085, "y1": 1.096}, {"line": {"color": "green", "dash": "dash", "width": 1}, "type": "line", "x0": "2023-06-26T09:00:00", "x1": "2023-06-26T17:30:00", "y0": 1.092, "y1": 1.092}, {"line": {"color": "red", "dash": "dash", "width": 1}, "type": "line", "x0": "2023-06-26T09:00:00", "x1": "2023-06-26T17:30:00", "y0": 1.089, "y1": 1.089}, {"line": {"color": "blue", "dash": "dash", "width": 1}, "type": "line", "x0": "2023-06-26T09:00:00", "x1": "2023-06-26T17:30:00", "y0": 1.09, "y1": 1.09}, {"line": {"color": "green", "dash": "dash", "width": 1}, "type": "line", "x0": "2023-06-27T09:00:00", "x1": "2023-06-27T09:00:00", "y0": 1.089, "y1": 1.101}, {"line": {"color": "red", "dash": "dash", "width": 1}, "type": "line", "x0": "2023-06-27T17:30:00", "x1": "2023-06-27T17:30:00", "y0": 1.089, "y1": 1.101}, {"line": {"color": "green", "dash": "dash", "width": 1}, "type": "line", "x0": "2023-06-27T09:00:00", "x1": "2023-06-27T17:30:00", "y0": 1.098, "y1": 1.098}, {"line": {"color": "red", "dash": "dash", "width": 1}, "type": "line", "x0": "2023-06-27T09:00:00", "x1": "2023-06-27T17:30:00", "y0": 1.093, "y1": 1.093}, {"line": {"color": "blue", "dash": "dash", "width": 1}, "type": "line", "x0": "2023-06-27T09:00:00", "x1": "2023-06-27T17:30:00", "y0": 1.093, "y1": 1.093}], "xaxis": {"anchor": "y", "domain": [0, 1], "matches": "x2", "rangeslider": {"visible": false}, "showticklabels": false}, "xaxis2": {"anchor": "y2", "domain": [0, 1]}, "yaxis": {"anchor": "x", "domain": [0.37, 1]}, "yaxis2": {"anchor": "x2", "domain": [0, 0.27]}}}
